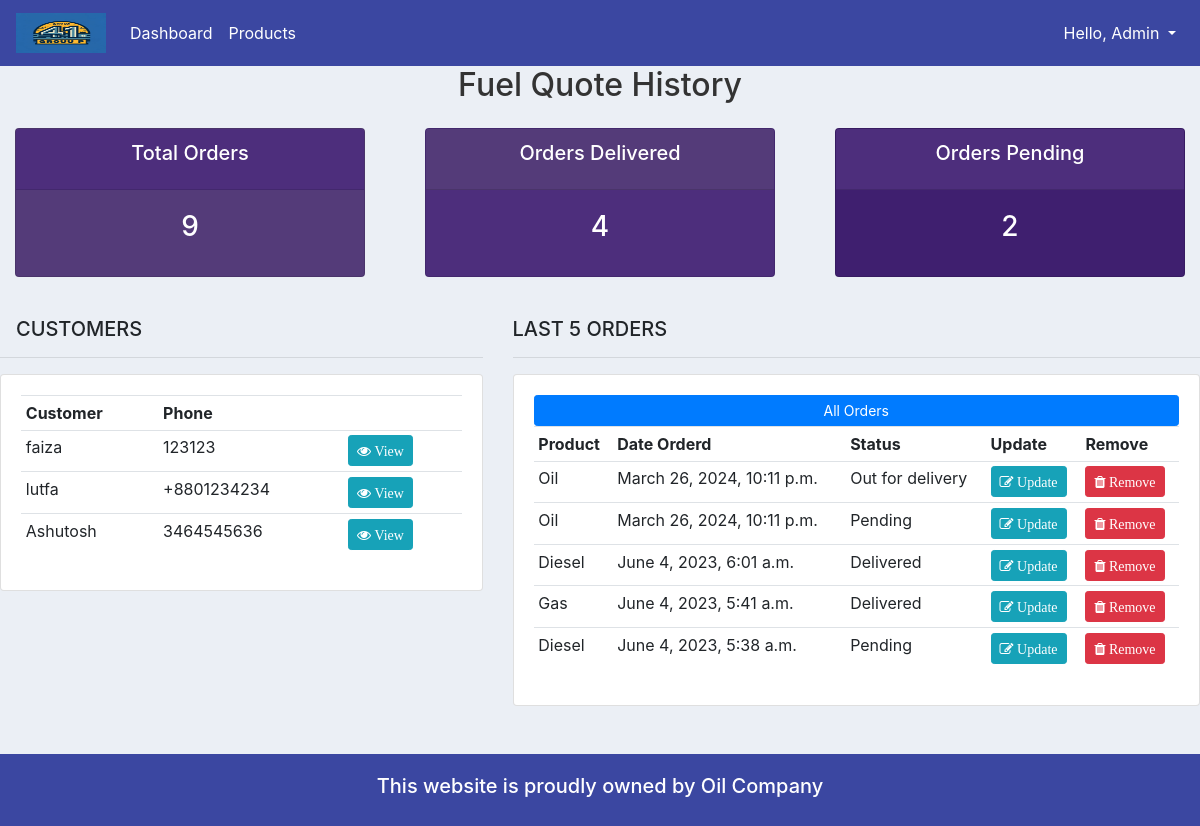
The app's page / (signed in) with its own data.
### accounts/models.py (models this page shows, shortened)
class Customer(models.Model):
    user = models.OneToOneField(User, null=True, blank=True, on_delete=models.CASCADE) # one to one relationships(one customer can have one user and one user can have one customer)
    name = models.CharField(max_length=200, null=True)
    phone = models.CharField(max_length=200, null=True)
    email = models.CharField(max_length=200, null=True)
    profile_pic = models.ImageField(default="profile1.png", null=True, blank=True)
    date_created = models.DateTimeField(auto_now_add=True, null=True)

class Order(models.Model):
    STATUS = (
        ('Pending', 'Pending'),
        ('Out for delivery', 'Out for delivery'),
        ('Delivered', 'Delivered'),
    )
    customer = models.ForeignKey(Customer, null=True, on_delete=models.SET_NULL) # one to many relationships
    product = models.ForeignKey(Product, null=True, on_delete=models.SET_NULL) # one to many relationships
    date_created = models.DateTimeField(auto_now_add=True, null=True)
    status = models.CharField(max_length=200, null=True, choices=STATUS)
    note = models.CharField(max_length=1000, null=True) # for custom Search

class Product(models.Model):
    CATEGORY = (
        ('Indoor', 'Indoor'),
        ('Out Door', 'Out Door'),
    )
    name = models.CharField(max_length=200, null=True)
    price = models.FloatField(null=True)
    category = models.CharField(max_length=200, null=True, choices=CATEGORY)
    description = models.CharField(max_length=200, null=True, blank=True)
    date_created = models.DateTimeField(auto_now_add=True, null=True)
    tags = models.ManyToManyField(Tag) # Many to Many relationships
    def __str__(self):
        return self.name

### accounts/decorators.py (the view)
	def wrapper_function(request, *args, **kwargs):
		group = None
		if request.user.groups.exists():
			group = request.user.groups.all()[0].name
		if group == 'customer':
			return redirect('user-page')
		if group == 'admin':
			return view_func(request, *args, **kwargs)

### accounts/views.py (called while the page is built)
@login_required(login_url='login')
@admin_only # if customer the redirect to user-page and if admin redirect to view_func
def home(request):
    last_five_orders = Order.objects.all().order_by('-date_created')[:5]
    orders = Order.objects.all()
    customers = Customer.objects.all()
    total_customers = customers.count()
    total_orders = orders.count()
    delivered = orders.filter(status='Delivered').count()
    pending = orders.filter(status='Pending').count()
    context = {
        'last_five_orders':last_five_orders,
        'orders':orders,
        'customers':customers,
        'total_customers':total_customers,
        'total_orders':total_orders,
        'delivered':delivered,
        'pending':pending
    }
    return render(request, 'accounts/dashboard.html', context)

### accounts/templates/accounts/dashboard.html
{% extends 'accounts/main.html' %}
{% block content %}
{% include 'accounts/status.html' %}
<br>
<div class="row">
	<div class="col-md-5">
		<h5 class="ml-3">CUSTOMERS</h5>
		<hr>
		<div class="card card-body">
			<table class="table table-sm">
				<tr>
					<th>Customer</th>
					<th>Phone</th>
					<th></th>
				</tr>
				{% for customer in customers %}
					<tr>
						<td>{{ customer.name }}</td>
						<td>{{ customer.phone }}</td>
						<td><a class="btn btn-sm btn-info" href="{% url 'customer' customer.id %}"><i class="fa fa-eye"> View</i></a></td>
					</tr>
				{% endfor %}
			</table>
		</div>
	</div>
	<div class="col-md-7">
		<h5>LAST 5 ORDERS</h5>
		<hr>
		<div class="card card-body">
			<table class="table table-sm">
				<tr>
					<th>Product</th>
					<th>Date Orderd</th>
					<th>Status</th>
					<th>Update</th>
					<th>Remove</th>
				</tr>
				{% for order in last_five_orders %}
					<tr>
						<td>{{ order.product }}</td>
						<td>{{ order.date_created }}</td>
						<td>{{ order.status }}</td>
						<td><a class="btn btn-sm btn-info" href="{% url 'updateOrder' order.id %}"><i class="fa fa-edit"> Update</i></a></td>
						<td><a class="btn btn-sm btn-danger" href="{% url 'delete_order' order.id %}"><i class="fa fa-trash"> Remove</i></a></td>
					</tr>
				{% endfor %}
				<a class="btn btn-primary btn-sm btn-block" href="{% url 'allOrders' %}">All Orders</a>
			</table>
		</div>
	</div>
</div>
{% endblock %}

### accounts/templates/accounts/main.html (shortened to what this page needs)
{% load static %}
<!DOCTYPE html>
<html lang="en" dir="ltr">
  <head>
    <link rel="stylesheet" href="https://maxcdn.bootstrapcdn.com/bootstrap/4.0.0/css/bootstrap.min.css">
    <link rel="stylesheet" href="https://cdnjs.cloudflare.com/ajax/libs/font-awesome/4.7.0/css/font-awesome.min.css">
    <link rel="stylesheet" type="text/css" href="{% static '/css/main.css' %}">
  </head>
  <body style="overflow-x: hidden;">
    {% include 'accounts/navbar.html' %}
    {% block content %}
    {% endblock %}
<br><br>
    <footer class="footer">
      <h5>This website is proudly owned by Oil Company</h5>
    </footer>
  </body>
</html>

### accounts/templates/accounts/navbar.html (shortened to what this page needs)
{% load static %}
{% load qr_code %}
<nav class="navbar navbar-expand-lg navbar-dark" style="background-color: #3B47A1;">
  <a class="navbar-brand" href="{% url 'home' %}">
    <img src="{% static 'images/logo1.png' %}" width="90" height="40" alt="">
  </a>
  <div class="collapse navbar-collapse" id="navbarSupportedContent">
    <ul class="navbar-nav mr-auto">
      {% if request.user.is_staff %}
      <li class="nav-item active">
        <a class="nav-link" href="{% url 'home' %}">Dashboard</a>
      </li>
      <li class="nav-item active">
        <a class="nav-link" href="{% url 'products' %}">Products</a>
      </li>
      {% else %}
      <li class="nav-item active">
        <a class="nav-link" href="{% url 'account' %}">Settings</a>
      </li>
      {% endif %}
    </ul>
    <ul class="navbar-nav">
      <li class="nav-item dropdown">
        <a class="nav-link dropdown-toggle" href="#" id="navbarDropdown" role="button" data-toggle="dropdown"
          aria-haspopup="true" aria-expanded="false" style="color: #fff;">
          Hello, {{request.user}}
        </a>
      </li>
    </ul>
  </div>
</nav>

### accounts/templates/accounts/status.html
<div class="row">
    <div class="col">
        <div class="text-center mb-4">
            <h2 style="color: #333;">Fuel Quote History</h2>
        </div>
    </div>
</div>
<div class="row">
	<div class="col">
		<div class="col-md">
			<div class="card text-center text-white mb-3" id="total-orders">
			  	<div class="card-header" style="background-color: #4d2e7c;">
			  		<h5 class="card-title">Total Orders</h5>
			  	</div>
			  	<div class="card-body">
			    	<h3 class="card-title">{{ total_orders }}</h3>
			  	</div>
			</div>
		</div>
	</div>
	<div class="col">
		<div class="col-md">
			<div class="card text-center text-white mb-3" id="orders-delivered">
			  	<div class="card-header" style="background-color: #543b79;">
			  		<h5 class="card-title">Orders Delivered</h5>
			  	</div>
			  	<div class="card-body">
			    	<h3 class="card-title">{{ delivered }}</h3>
			  	</div>
			</div>
		</div>
	</div>
	<div class="col">
		<div class="col-md">
			<div class="card text-center text-white mb-3" id="orders-pending">
			  	<div class="card-header" style="background-color: #4d2e7c;">
			  		<h5 class="card-title">Orders Pending</h5>
			  	</div>
			  	<div class="card-body">
			    	<h3 class="card-title">{{ pending }}</h3>
			  	</div>
			</div>
		</div>
	</div>
</div>

### static/css/main.css (style rules this page uses)
body { background-color: #ebeff5; }
#total-orders { background-color: #543b79; }
#orders-delivered { background-color: #4d2e7c; }
#orders-pending { background-color: #3f1f6f; }

### accounts/templates/accounts/main.html (style rules this page uses)
.footer { background-color: #3b47a1; padding: 20px; color: white; text-align: center; }

### records on screen
Customer: name "faiza", phone "123123"
Customer: name "lutfa", phone "+8801234234"
Customer: name "Ashutosh", phone "3464545636"
Order: product "Oil", date_created "March 26, 2024, 10:11 p.m.", status "Out for delivery"
Order: product "Oil", date_created "March 26, 2024, 10:11 p.m.", status "Pending"
Order: product "Diesel", date_created "June 4, 2023, 6:01 a.m.", status "Delivered"
Order: product "Gas", date_created "June 4, 2023, 5:41 a.m.", status "Delivered"
Order: product "Diesel", date_created "June 4, 2023, 5:38 a.m.", status "Pending"

### other values on screen
{{ request.user }} "Admin"
{{ total_orders }} "9"
{{ delivered }} "4"
{{ pending }} "2"
